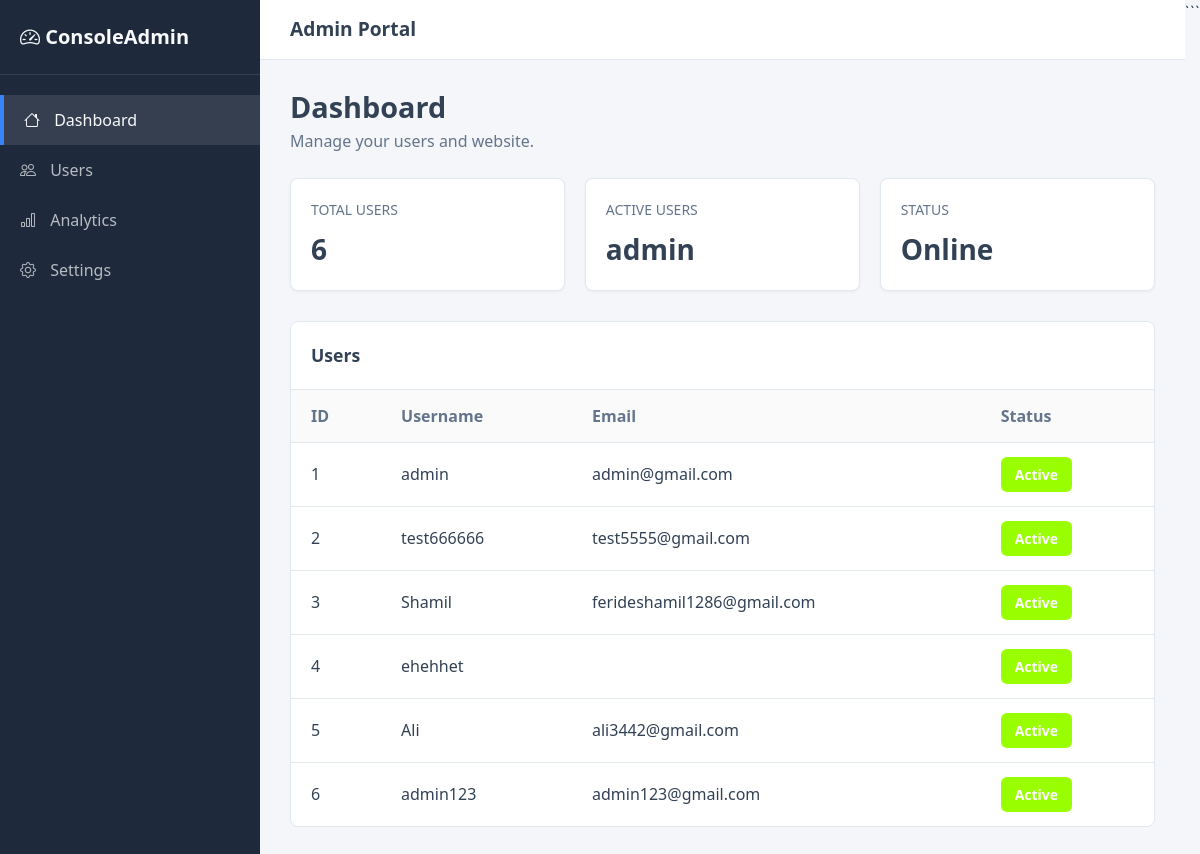
The app's page /admindashboard/ (signed in), older data.
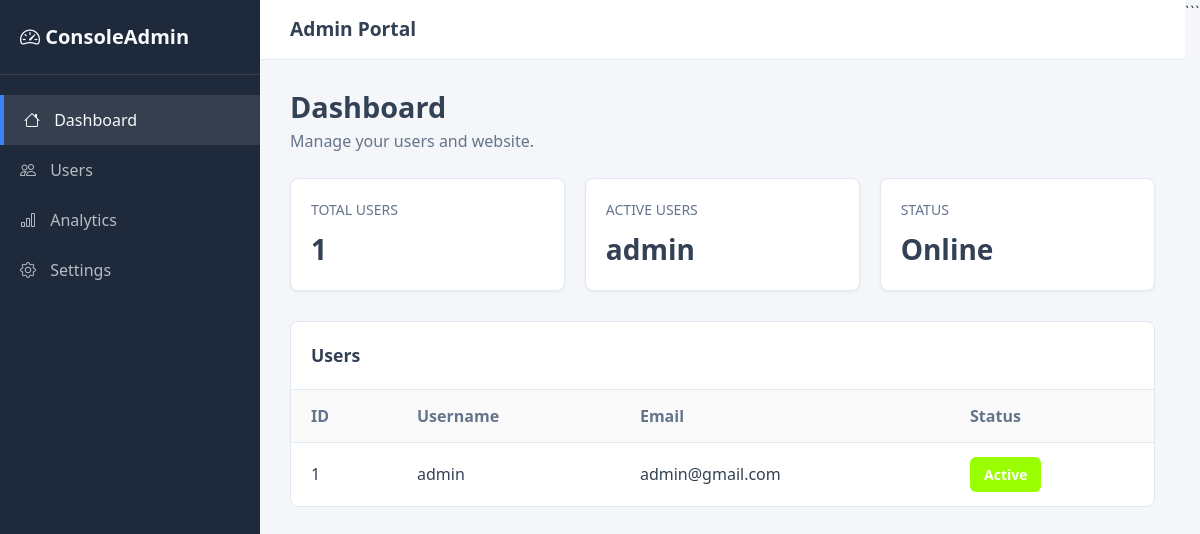
The same page, newer data.
### users/models.py (models this page shows)
class Custom_User(AbstractUser):
    image = models.ImageField(upload_to="users/")
    phone = models.CharField(
    max_length=20,
    blank=True,
    null=True
    )

### main/views.py (the view)
# urls.py: path("admindashboard/",views.admin_dashboard,name="admindashboard"),
@login_required(login_url="login")
def admin_dashboard(request):
    users = User.objects.all()
    total_users = users.count()
    context = {
        "users": users,
        "total_users": total_users
    }
    return render(request, "admin_dashboard.html", context)

### templates/admin_dashboard.html (shortened to what this page needs)
<!DOCTYPE html>
<html lang="en">
<head>
    <link rel="stylesheet"
          href="https://cdn.jsdelivr.net/npm/bootstrap@4.0.0/dist/css/bootstrap.min.css">
    <link rel="stylesheet"
          href="https://cdn.jsdelivr.net/npm/bootstrap-icons@1.11.3/font/bootstrap-icons.min.css">
</head>
<body>
    <aside class="admin-sidebar">
        <div class="sidebar-brand">
            <i class="bi bi-speedometer2"></i>
            ConsoleAdmin
        </div>
        <ul class="sidebar-menu">
            <li class="active">
                <a href="#">
                    <i class="bi bi-house"></i>
                    Dashboard
                </a>
            </li>
            <li>
                <a href="#">
                    <i class="bi bi-people"></i>
                    Users
                </a>
            </li>
            <li>
                <a href="#">
                    <i class="bi bi-bar-chart"></i>
                    Analytics
                </a>
            </li>
            <li>
                <a href="#">
                    <i class="bi bi-gear"></i>
                    Settings
                </a>
            </li>
        </ul>
    </aside>
    <main class="admin-main">
        <header class="admin-header">
            <div class="admin-header-title">
                Admin Portal
            </div>
        </header>
        <div class="dashboard-content">
            <div class="page-title">
                <h1>Dashboard</h1>
                <p>Manage your users and website.</p>
            </div>
            <div class="metrics-grid">
                <div class="dashboard-card">
                    <div class="dashboard-card-title">
                        Total Users
                    </div>
                    <div class="dashboard-card-value">
                        {{ users|length }}
                    </div>
                </div>
                <div class="dashboard-card">
                    <div class="dashboard-card-title">
                        Active Users
                    </div>
                    <div class="dashboard-card-value">
                        {{request.user}}
                    </div>
                </div>
                <div class="dashboard-card">
                    <div class="dashboard-card-title">
                        Status
                    </div>
                    <div class="dashboard-card-value">
                        Online
                    </div>
                </div>
            </div>
            <div class="users-table-container">
                <div class="users-table-title">
                    Users
                </div>
                <table class="users-table">
                    <thead>
                        <tr>
                            <th>ID</th>
                            <th>Username</th>
                            <th>Email</th>
                            <th>Status</th>
                        </tr>
                    </thead>
                    <tbody>
                        {% for user in users %}
                        <tr>
                            <td>
                                {{ user.id }}
                            </td>
                            <td>
                                {{ user.username }}
                            </td>
                            <td>
                                {{ user.email }}
                            </td>
                            <td>
                                <form method="POST"
                                      action="{% url 'toggle_user_active' user.id %}">
                                    {% if user.is_active %}
                                        <button type="submit"
                                                class="status-btn active">
                                            Active
                                        </button>
                                    {% else %}
                                        <button type="submit"
                                                class="status-btn inactive">
                                            Inactive
                                        </button>
                                    {% endif %}
                                </form>
                            </td>
                        </tr>
                        {% empty %}
                        <tr>
                            <td colspan="4" class="text-center">
                                No users found.
                            </td>
                        </tr>
                        {% endfor %}
                    </tbody>
                </table>
            </div>
        </div>
    </main>
</body>
</html>

### templates/admin_dashboard.html (style rules this page uses)
:root { --bg-primary: #f4f6f9; --bg-sidebar: #1e293b; --bg-card: #ffffff; --text-main: #334155; --text-muted: #64748b; --text-light: #f8fafc; --accent: #3b82f6; --border: #e2e8f0; }
* { margin: 0; padding: 0; box-sizing: border-box; font-family: 'Segoe UI', Tahoma, Geneva, Verdana, sans-serif; }
body { background-color: var(--bg-primary); color: var(--text-main); display: flex; min-height: 100vh; }
.admin-sidebar { width: 260px; min-height: 100vh; background-color: var(--bg-sidebar); color: var(--text-light); flex-shrink: 0; }
.sidebar-brand { padding: 22px 20px; font-size: 1.25rem; font-weight: bold; border-bottom: 1px solid rgba(255, 255, 255, 0.1); }
.sidebar-menu { list-style: none; padding: 20px 0; margin: 0; }
.sidebar-menu li a { display: block; padding: 13px 20px; color: var(--text-light); text-decoration: none; opacity: 0.7; transition: 0.2s; }
.sidebar-menu li a:hover, .sidebar-menu li.active a { opacity: 1; background-color: rgba(255, 255, 255, 0.1); border-left: 4px solid var(--accent); }
.sidebar-menu i { margin-right: 10px; }
.admin-main { flex: 1; min-width: 0; }
.admin-header { background-color: var(--bg-card); padding: 15px 30px; display: flex; justify-content: space-between; align-items: center; border-bottom: 1px solid var(--border); }
.admin-header-title { font-size: 1.2rem; font-weight: 600; }
.dashboard-content { padding: 30px; }
.page-title { margin-bottom: 25px; }
.page-title h1 { font-size: 1.8rem; font-weight: 600; margin-bottom: 5px; }
.page-title p { color: var(--text-muted); margin: 0; }
.metrics-grid { display: grid; grid-template-columns: repeat(auto-fit, minmax(220px, 1fr)); gap: 20px; margin-bottom: 30px; }
.dashboard-card { background-color: var(--bg-card); padding: 20px; border-radius: 8px; border: 1px solid var(--border); box-shadow: 0 1px 3px rgba(0, 0, 0, 0.05); }
.dashboard-card-title { font-size: 0.875rem; color: var(--text-muted); margin-bottom: 8px; text-transform: uppercase; }
.dashboard-card-value { font-size: 1.75rem; font-weight: bold; }
.users-table-container { background-color: var(--bg-card); border-radius: 8px; border: 1px solid var(--border); overflow-x: auto; }
.users-table-title { padding: 20px; border-bottom: 1px solid var(--border); font-size: 1.1rem; font-weight: 600; }
.users-table { width: 100%; border-collapse: collapse; }
.users-table th, .users-table td { padding: 14px 20px; border-bottom: 1px solid var(--border); text-align: left; white-space: nowrap; }
.users-table th { background-color: rgba(0, 0, 0, 0.02); color: var(--text-muted); font-weight: 600; }
.users-table tr:last-child td { border-bottom: none; }
.status-btn { border: none; padding: 7px 14px; border-radius: 6px; color: white; cursor: pointer; font-weight: 600; font-size: 14px; }
.status-btn.active { background-color: #99ff00; }

Row changes from the older to the newer data that the page shows:
removed Custom_User: id "2", username "test666666", email "test5555@gmail.com", is_active "Active"
removed Custom_User: id "3", username "Shamil", email "ferideshamil1286@gmail.com", is_active "Active"
removed Custom_User: id "4", username "ehehhet", is_active "Active"
removed Custom_User: id "5", username "Ali", email "ali3442@gmail.com", is_active "Active"
removed Custom_User: id "6", username "admin123", email "admin123@gmail.com", is_active "Active"
Text that changed along with them:
{{ users|length }}: "6" → "1"
